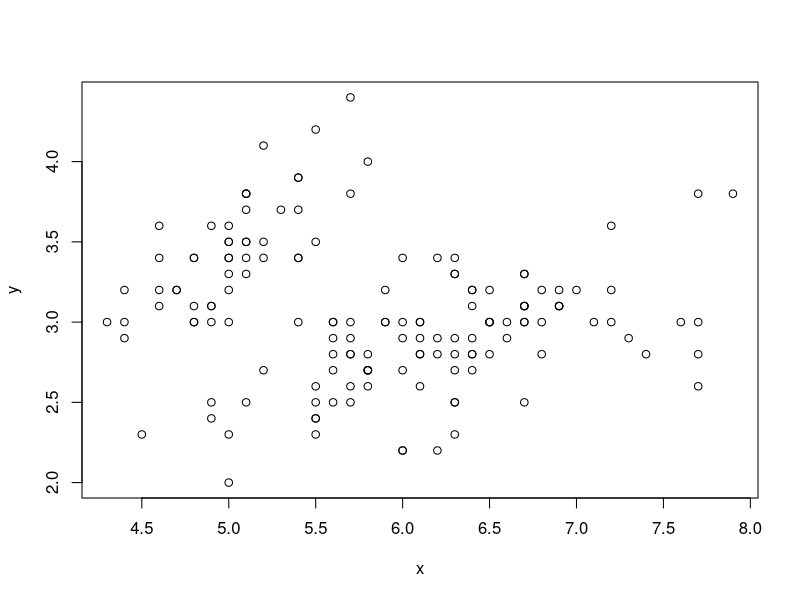
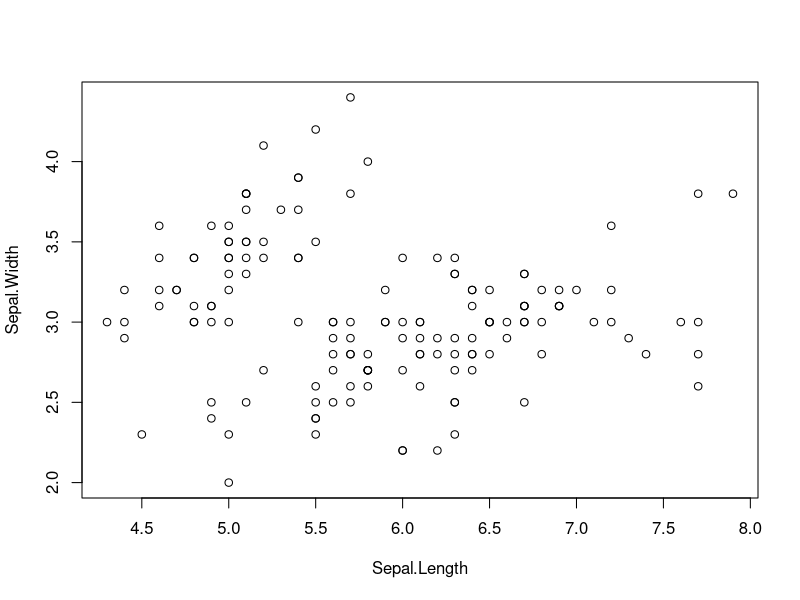
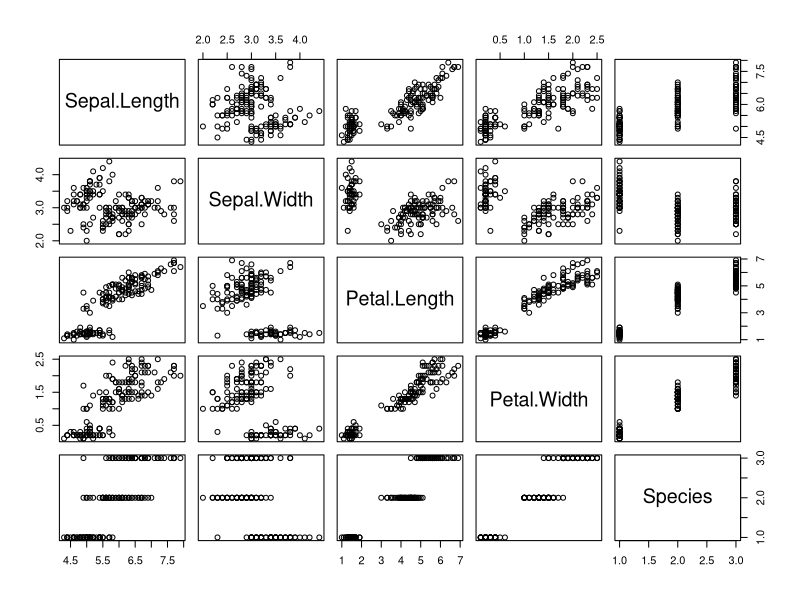
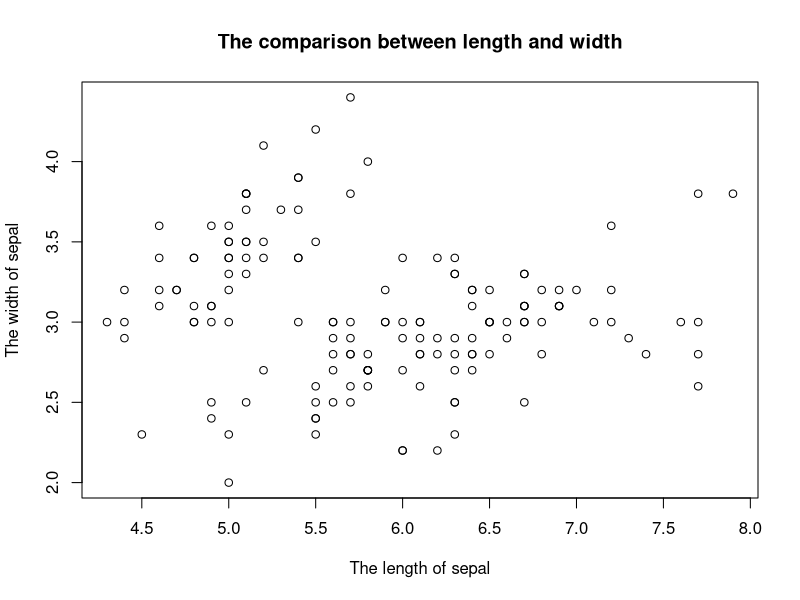
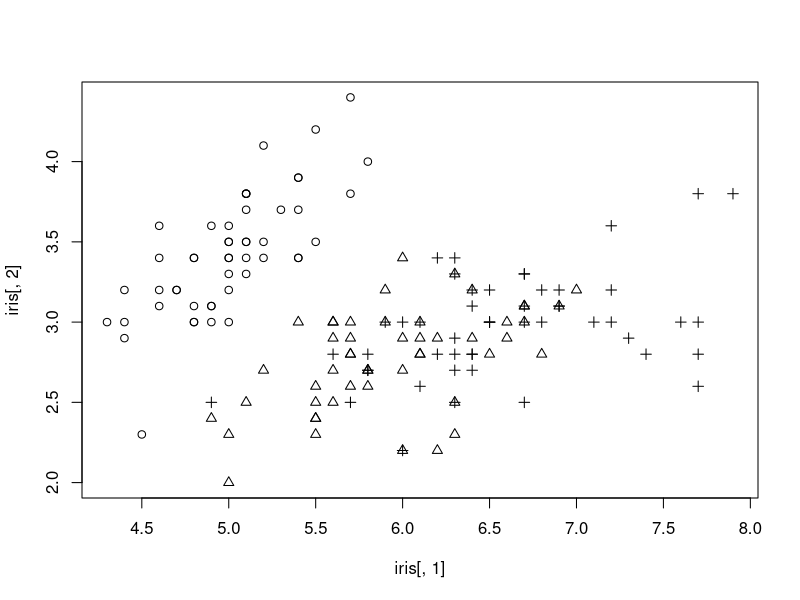
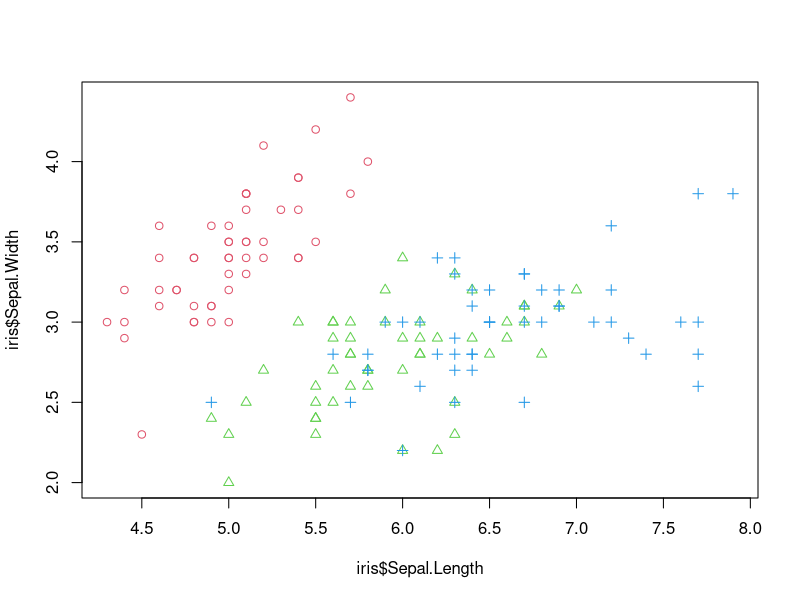
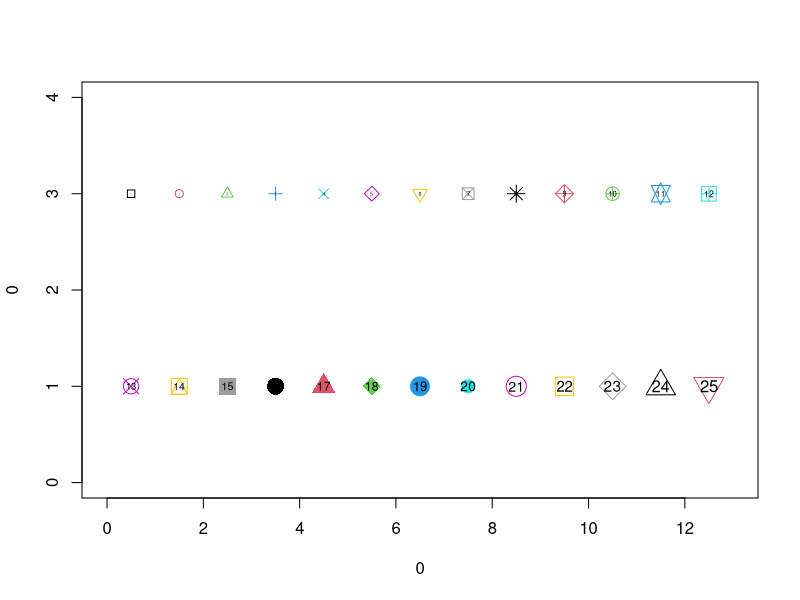
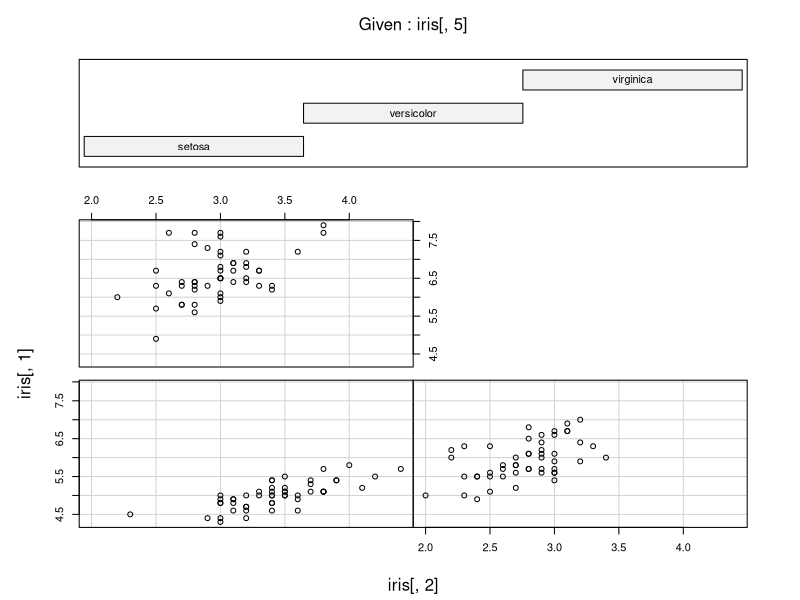

Write the R code that produced these figures, in order.
# Part 5: R Graphs --------------------------------------------------------
# Polymorphism of R graph functions
data(iris)
x <- iris[,1]
y <- iris[,2]
subiris <- iris[,1:2]

# Same function with different input arguments
plot(x,y)
plot(subiris)
plot(iris)

# Add title and x,y labels
plot(subiris, main="The comparison between length and width",
     xlab = "The length of sepal",
     ylab = "The width of sepal")

# Scatter plot with different shapes for different classes
plot(iris[,1],iris[,2],pch=as.integer(iris[,5]))

# Scatter plot with different shapes & colors for different classes
plot(iris$Sepal.Length,iris$Sepal.Width,
     pch=as.integer(iris$Species),col=as.integer(iris$Species)+1)

# Predefined shapes and colors
plot(0,0, xlim=c(0,13), ylim=c(0,4), type="n")
xpos <- rep((0:12)+0.5,2)
ypos <- rep(c(3,1), c(13,13))
points(xpos, ypos, cex=seq(from=1,to=3,length=26), col=1:26, pch=0:25)
text(xpos, ypos, labels = paste(0:25), cex=seq(from=0.1,to=1,length=26))

# Conditional plot
coplot(iris[,1]~iris[,2] | iris[,5])

# Histogram
data(airquality)
head(airquality)

heights <- tapply(airquality$Temp, airquality$Month, mean)
barplot(heights)
barplot(heights, main="Mean Temp. by Month",
        names.arg = c("May", "Jun", "Jul", "Aug", "Sep"),
        ylab = "Temp (deg.F)")

# Histogram with more advanced options
rel.hts <- (heights-min(heights))/(max(heights)-min(heights))
grays <- gray(1-rel.hts)
barplot(heights, col=grays, ylim=c(50,90), xpd=FALSE,
        main="Mean Temp. by Month",
        names.arg = c("May", "Jun", "Jul", "Aug", "Sep"),
        ylab = "Temp (deg.F)")

# Histogram with the estimated distribution
samp <- rgamma(500,2,2)
hist(samp, 20, prob=T)
lines(density(samp))

# Save the plot as a png format
png("Hist_dist.png")
hist(samp, 20, prob=T)
lines(density(samp))
dev.off()

# Save the plot as a pdf format
pdf("Hist_dist.pdf")
hist(samp, 20, prob=T)
lines(density(samp))
dev.off()

# ggplot2: make r graphs more beautiful and informative
install.packages("ggplot2")
library(ggplot2) 

# Load a sample dataset
data("mpg")
head(mpg)
str(mpg)

# Check the number of rows and columns of the dataset
nrow(mpg)
ncol(mpg)
# Column names
colnames(mpg)

# qplot: function for quick and simple plot: Bar plot for manufacturer
table(mpg$manufacturer)
qplot(manufacturer, data=mpg, geom="bar", fill=manufacturer)

# qplot: function for quick and simple plot: Histogram for displacement
summary(mpg$displ)
qplot(displ, data=mpg, geom="histogram", bin=20)

# Same graph with qplot( ) and ggplot( )
qplot(displ, hwy, data=mpg, geom="point", color='red')
ggplot(mpg, aes(x = displ, y = hwy)) + geom_point(color='blue')

# Looking at the data separately for each class
ggplot(mpg, aes(x = displ, y = hwy, color=class)) + geom_point()

# Add another information using the size of points
ggplot(mpg, aes(x = displ, y = hwy, colour = class)) + 
        geom_point(aes(size = factor(cyl)))

# Separate graphs for each vehicle class
ggplot(data = mpg) + 
        geom_point(mapping = aes(x = displ, y = hwy, color=class)) +
        facet_wrap(~ class, nrow = 2)

# Creating facets on the basis of two variables : number of cylinders and type of drive
ggplot(data = mpg) + 
        geom_point(mapping = aes(x = displ, y = hwy, color=drv)) +
        facet_grid(drv ~ cyl)

# Continuous + categorical
p <- ggplot(mpg, aes(factor(cyl), hwy))
p + geom_point(size=4)  # Overlaid dots
p + geom_point(size=4, position="jitter")  # Jittered dots
p + geom_point(size=4, position="jitter", alpha=.2)  # Transparent dots

# Violin plots
p3 <- ggplot(mpg, aes(x=factor(cyl), y=hwy, fill=factor(cyl)))
p3 + geom_violin(scale = "width")
# Add jittered dots for fun
p3 + geom_violin(scale = "width") + geom_point(size=2, position="jitter")

# Estimating a smooth curve for the relationship between displacement and highway mileage:
ggplot(data = mpg) + geom_smooth(mapping = aes(x = displ, y = hwy))
ggplot(data = mpg) + geom_smooth(mapping = aes(x = displ, y = hwy), level=0.99)

# Separate curve for each type of drive:
ggplot(data = mpg) + 
        geom_smooth(mapping = aes(x = displ, y = hwy, linetype = drv, color=drv))

# Overlaying a smooth curve on top of scatter plot:
ggplot(data = mpg, mapping = aes(x = displ, y = hwy)) + 
        geom_point(mapping=aes(color=class)) +
        geom_smooth()

# Grouping data by drive and then drawing scatter plot with estimated curve for each group:
ggplot(data = mpg, mapping = aes(x = displ, y = hwy, color = drv)) + 
        geom_point() + 
        geom_smooth(se = FALSE)
